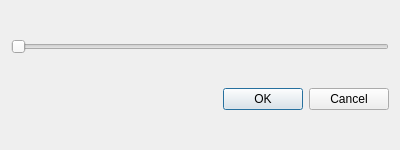
<?xml version="1.0" encoding="UTF-8"?>
<ui version="4.0">
 <class>Dialog</class>
 <widget class="QDialog" name="Dialog">
  <property name="geometry">
   <rect>
    <x>0</x>
    <y>0</y>
    <width>400</width>
    <height>150</height>
   </rect>
  </property>
  <property name="windowTitle">
   <string>Options</string>
  </property>
  <layout class="QVBoxLayout" name="verticalLayout">
   <item>
    <widget class="QSlider" name="transparencySlider">
     <property name="orientation">
      <enum>Qt::Horizontal</enum>
     </property>
     <property name="minimum">
      <number>0</number>
     </property>
     <property name="maximum">
      <number>100</number>
     </property>
    </widget>
   </item>
   <item>
    <widget class="QDialogButtonBox" name="buttonBox">
     <property name="standardButtons">
      <set>QDialogButtonBox::Cancel|QDialogButtonBox::Ok</set>
     </property>
    </widget>
   </item>
  </layout>
  <connections>
   <connection>
    <sender>buttonBox</sender>
    <signal>accepted()</signal>
    <receiver>Dialog</receiver>
    <slot>accept()</slot>
   </connection>
   <connection>
    <sender>buttonBox</sender>
    <signal>rejected()</signal>
    <receiver>Dialog</receiver>
    <slot>reject()</slot>
   </connection>
  </connections>
 </widget>
 <resources/>
 <connections/>
</ui>
